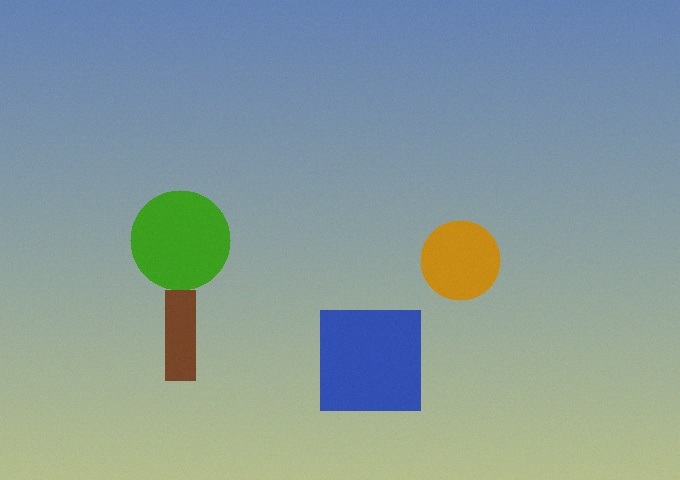
#> input picture examples/sample_authentic.jpg, 680 x 480 px
$ python -i ela.py   (imports and definitions only)
#> lines starting #> are read from the running program, lines starting #| are printed output that depends on the picture
#> further down, picture is the input picture: PIL image 680x480 RGB; mean R, G, B 134.7, 155.3, 154.4
# ela.py - Error Level Analysis
#
# Basic idea: re-save a JPEG at known quality, then subtract.
# Regions that were pasted in from another image have different
# compression artifacts so they show up brighter in the difference.

import io
import cv2
import numpy as np
from PIL import Image, ImageChops, ImageEnhance


def load_image(path):
    img = Image.open(path).convert("RGB")
    return np.array(img, dtype=np.uint8)


def compute_ela(image, quality=90, scale=15.0):
#> called with quality = 90, scale = 15
    if isinstance(image, np.ndarray):
        pil_img = Image.fromarray(image).convert("RGB")
    else:
        pil_img = image.convert("RGB")

    # re-save to in-memory buffer
    buf = io.BytesIO()
    pil_img.save(buf, format="JPEG", quality=int(quality))
    buf.seek(0)
    resaved = Image.open(buf).convert("RGB")

    # pixel difference
    diff = ImageChops.difference(pil_img, resaved)
    diff_arr = np.array(diff, dtype=np.float32)
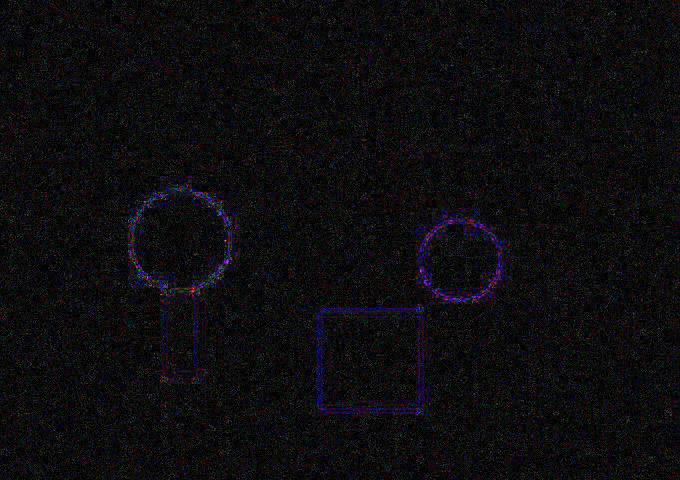
#> diff_arr: shape (480, 680, 3) float32; mean R, G, B 1.5, 1.4, 1.7; drawn with min black and max white

    # single channel version (average across RGB)
    raw_diff = np.mean(diff_arr, axis=2)
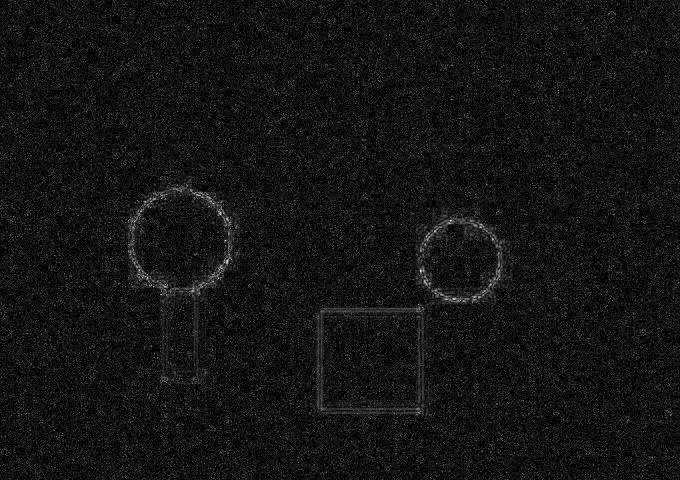
#> raw_diff: shape (480, 680) float32; min 0, max 19, mean 1.53; drawn with min black and max white

    # amplify for display
    enhanced = ImageEnhance.Brightness(diff).enhance(scale)
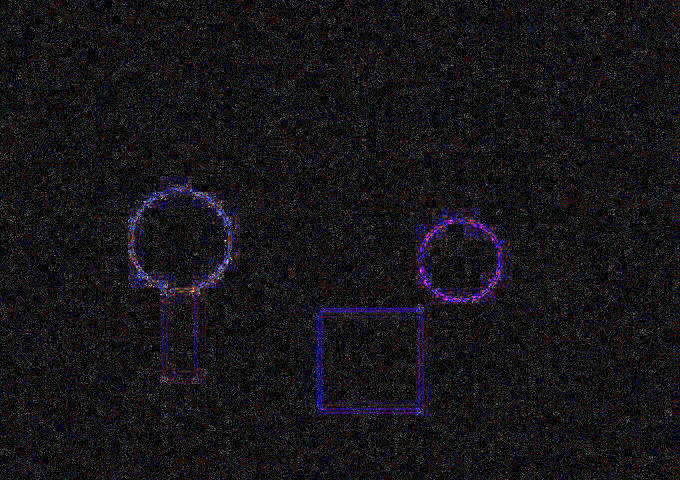
#> enhanced: PIL image 680x480 RGB; mean R, G, B 22.8, 21, 24.9
    amplified = np.array(enhanced, dtype=np.uint8)

    # simple anomaly score based on spread of high errors vs median
    p50 = float(np.percentile(raw_diff, 50))
#> p50 = 1
    p95 = float(np.percentile(raw_diff, 95))
#> p95 = 3.67
    score = float(np.clip((p95 - p50) / 18.0, 0.0, 1.0))
#> score = 0.148

    return amplified, raw_diff, score


def make_ela_heatmap(raw_diff, colormap=cv2.COLORMAP_INFERNO):
    mx = raw_diff.max()
    if mx > 0:
        normalized = np.clip((raw_diff / mx) * 255, 0, 255).astype(np.uint8)
    else:
        normalized = np.zeros(raw_diff.shape, dtype=np.uint8)

    colored_bgr = cv2.applyColorMap(normalized, colormap)
    return cv2.cvtColor(colored_bgr, cv2.COLOR_BGR2RGB)

>>> from PIL import Image
>>> picture = Image.open('../examples/sample_authentic.jpg')
>>> result = compute_ela(picture)

$ run again, on examples/sample_clean.jpg
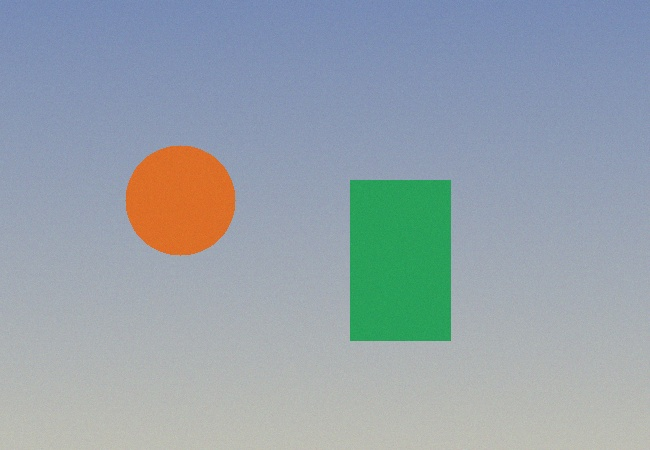
#> input picture examples/sample_clean.jpg, 650 x 450 px
#> picture is the input picture: PIL image 650x450 RGB; mean R, G, B 150, 162.3, 170.5
#> in compute_ela, `raw_diff = np.mean(diff_arr, axis=2)`:
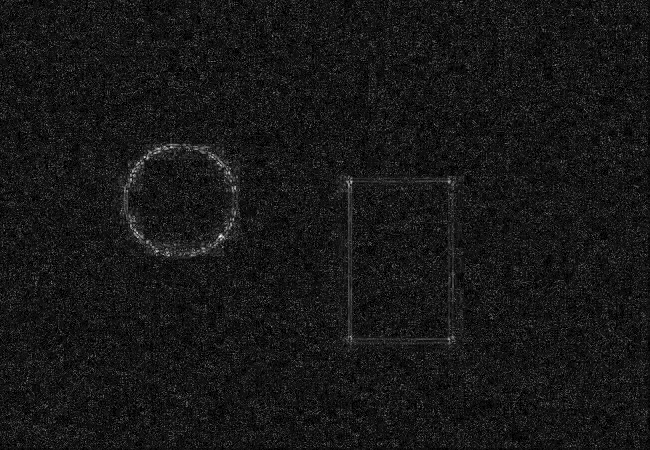
#> raw_diff: shape (450, 650) float32; min 0, max 19.33, mean 1.78; drawn with min black and max white
#> in compute_ela, `enhanced = ImageEnhance.Brightness(diff).enhance(scale)`:
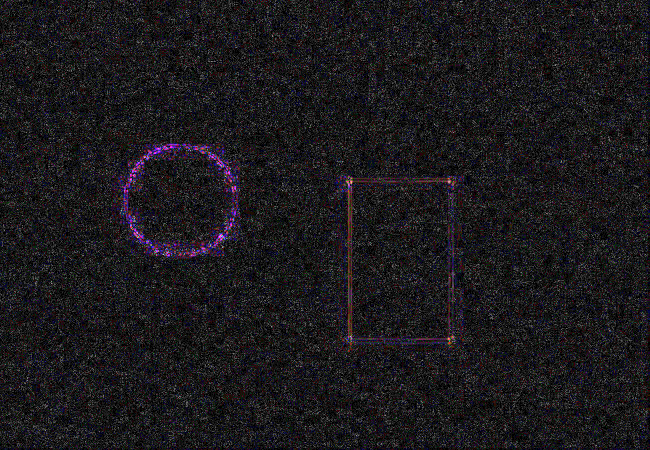
#> enhanced: PIL image 650x450 RGB; mean R, G, B 26.9, 25.1, 28
#> p50 = 1.33
#> p95 = 4
#> score = 0.148

$ run again, on examples/sample_copymove.jpg
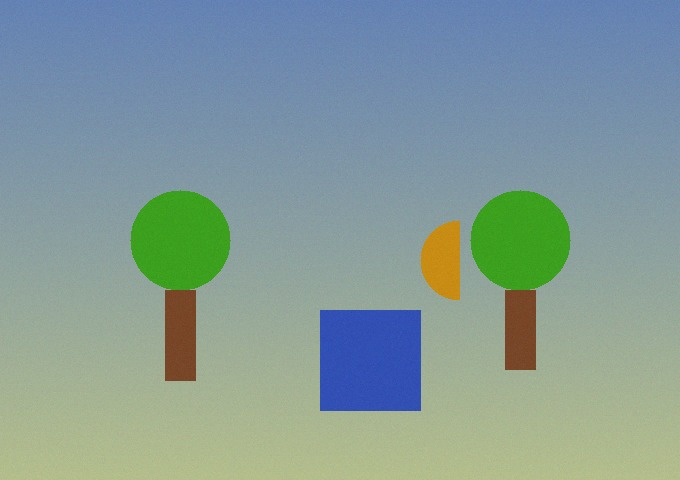
#> input picture examples/sample_copymove.jpg, 680 x 480 px
#> picture is the input picture: PIL image 680x480 RGB; mean R, G, B 132.1, 154.7, 151.5
#> in compute_ela, `raw_diff = np.mean(diff_arr, axis=2)`:
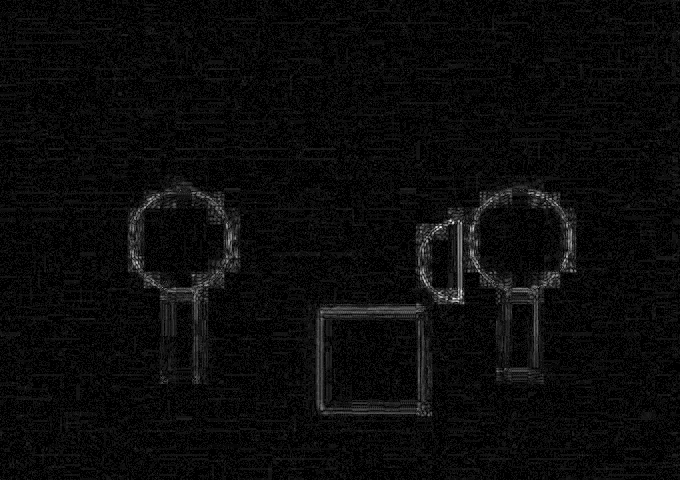
#> raw_diff: shape (480, 680) float32; min 0, max 13.67, mean 0.587; drawn with min black and max white
#> in compute_ela, `enhanced = ImageEnhance.Brightness(diff).enhance(scale)`:
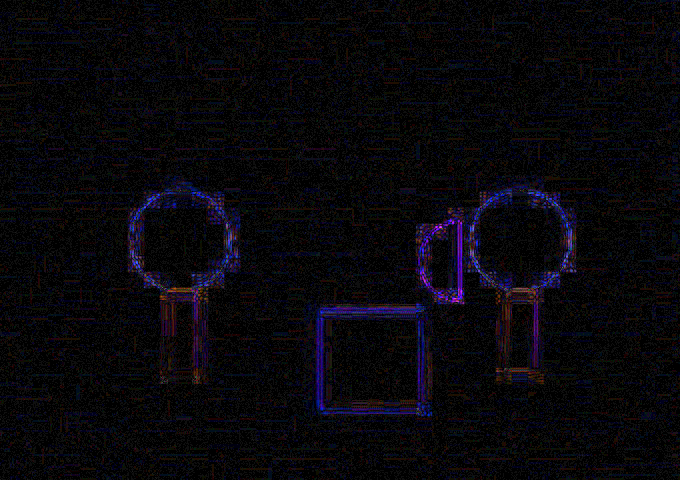
#> enhanced: PIL image 680x480 RGB; mean R, G, B 8.3, 6.9, 11.3
#> p50 = 0.333
#> p95 = 1.67
#> score = 0.0741
